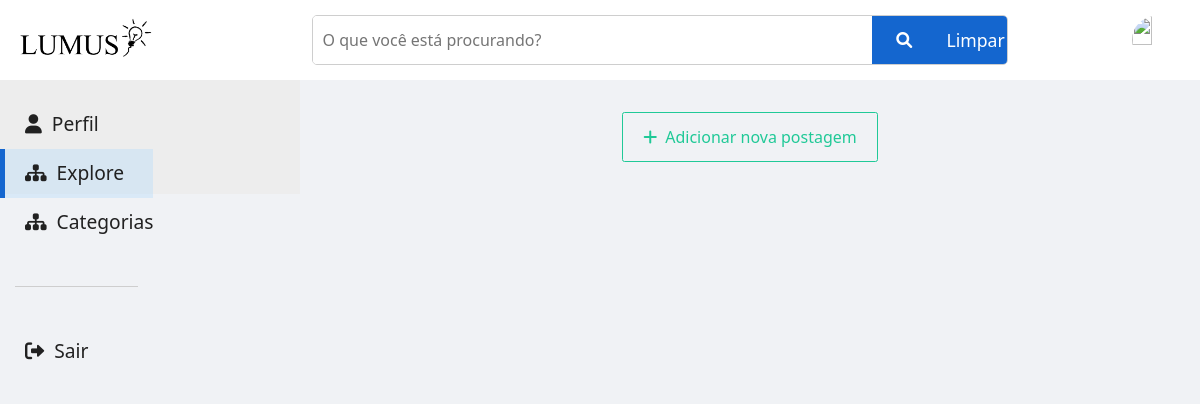
The page /navegacao/ on the database as committed earlier.
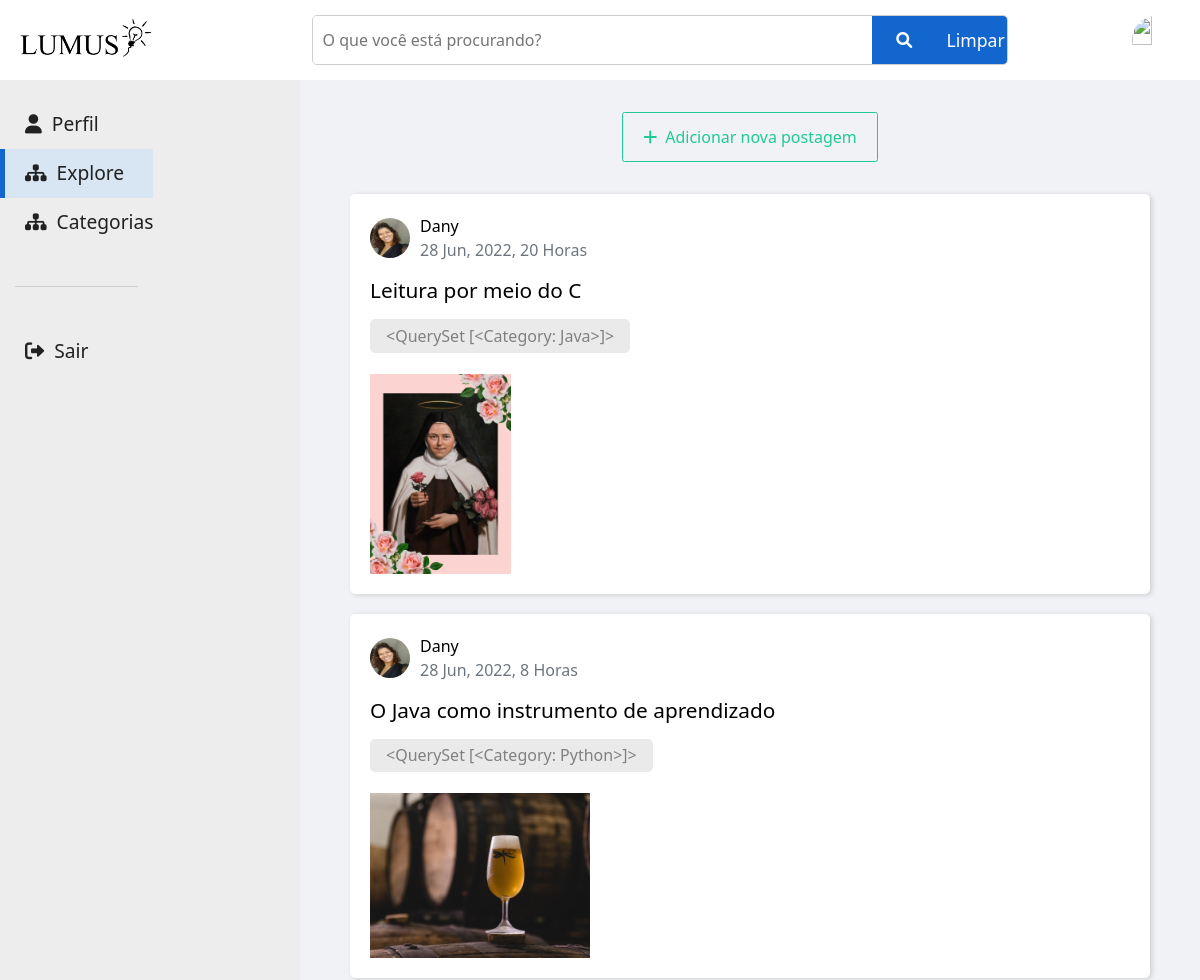
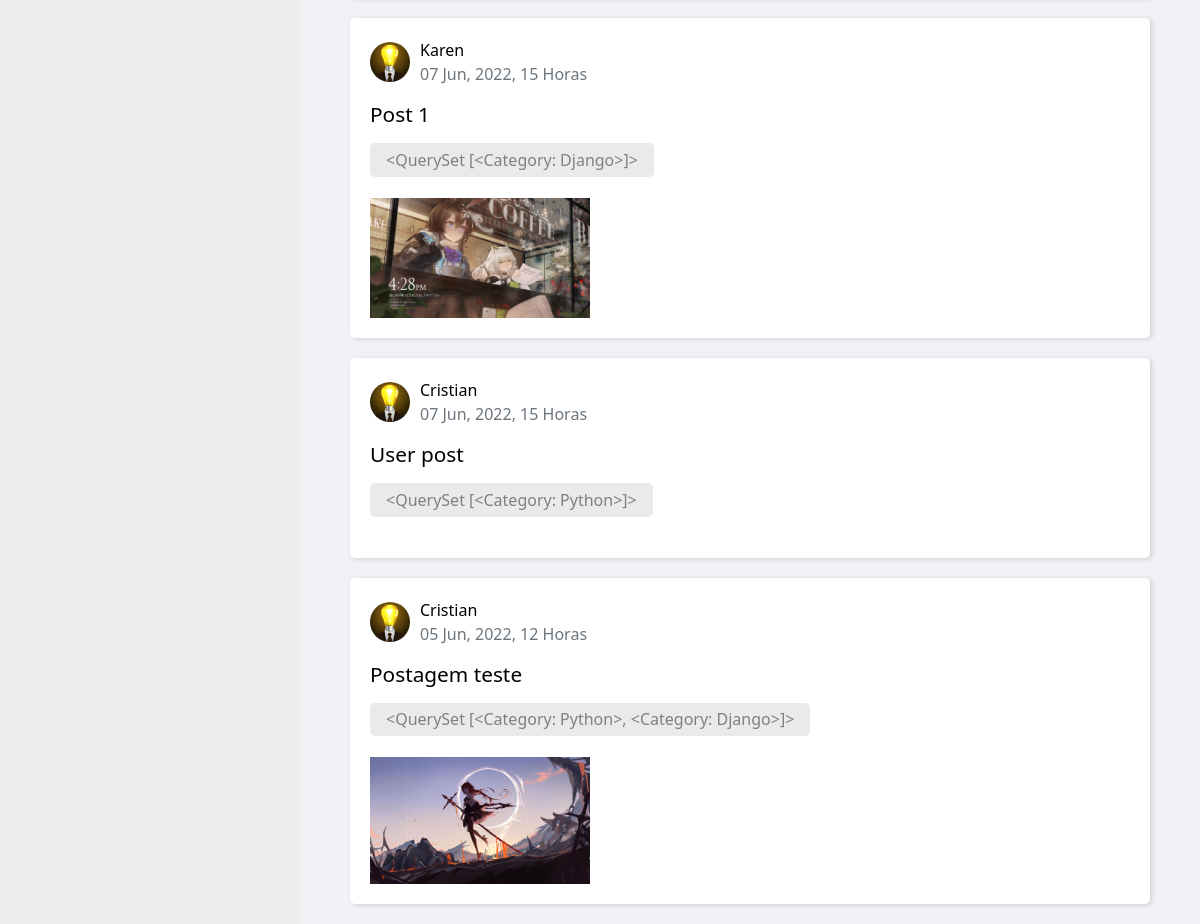
The same page on the database as committed later (2 pictures, top to bottom).
### lumus/models.py (models this page shows, shortened)
class Post(models.Model):
    STATUS = (
        ('Mostrar', 'Mostrar'),
        ('Não Mostrar', 'Não mostrar'),
    )
    title = models.CharField(max_length=100)
    content = models.TextField()
    date_posted = models.DateTimeField(default=timezone.now)
    author = models.ForeignKey(User, on_delete=models.CASCADE, null=False)
    status = models.CharField(choices=STATUS, max_length=15, default="Mostrar")
    category = models.ManyToManyField(Category)
    image = models.ImageField(upload_to='posts_pics', blank=True)

class Category(models.Model):
    title = models.CharField(max_length=25, null=False)
    def __str__(self):
        return self.title

### accounts/models.py (models this page shows, shortened)
class Profile(models.Model):
    MODERATOR = (
        ('Moderator', 'Moderator'),
        ('Padrao', 'Padrao'),
    )
    user = models.OneToOneField(User, on_delete=models.CASCADE)
    image = models.ImageField(default='Default.jpg', upload_to='profile_pics')
    profession = models.TextField(max_length=25, blank=True)
    moderator = models.CharField(choices=MODERATOR, max_length=10, default="Padrao")

### lumus/views.py (the view)
# urls.py: path('navegacao/', PostListView.as_view(), name='navegacao'),
class PostListView(ListView):
    model = Post
    template_name = 'navegation.html'
    context_object_name = 'posts'
    def get_queryset(self):
        txt_title = self.request.GET.get('title')
        if txt_title:
            posts = Post.objects.filter(title__icontains=txt_title, status='Mostrar').order_by('-date_posted')
        else:
            posts = Post.objects.filter(status='Mostrar').order_by('-date_posted')
        return posts

### lumus/templates/navegation.html (shortened to what this page needs)
{% load static %}
<!DOCTYPE html>
<html lang="en">
<head>
    <link rel="stylesheet" href="https://cdn.jsdelivr.net/npm/bootstrap@5.1.3/dist/css/bootstrap.min.css"
        rel="stylesheet"
>
    <link rel="stylesheet" href="https://cdnjs.cloudflare.com/ajax/libs/font-awesome/6.0.0-beta2/css/all.min.css"
 />
    <link rel="stylesheet" href="{% static 'css/styles.css' %}" />
</head>
<body>
    <section id="banner">
        <header class="header-position-sticky">
            <div class="header-mx" style="max-width: 100%;">
                <a href="/"><img draggable="false" src="{% static 'img/logo.png' %}" alt="" class="logo"></a>
                <form action="?" method="GET">
                    <input type="text" value="{{ request.GET.pesquisar }}" placeholder="O que você está procurando?" name="title" id="title" autocomplete="off">
                    <button type="submit"><i class="fa-solid fa-magnifying-glass"></i></button>
                    <button><a href="{% url 'navegacao' %}">Limpar</a></button>
                </form>
                <img class="foto-perfil" draggable="false" src="{{ user.profile.image.url }}" alt="">
            </div>
        </header>
    </section>
    <section id="perfil">
        <aside>
            <ul>
                <li><a href="{% url 'profile' %}"><i class="fa-solid fa-user"></i> <span>Perfil</span></a></li>
                <li class="active"><a href="{% url 'navegacao'%}"><i class="fas fa-sitemap"></i>
                        <span>Explore</span></a></li>
                <li class=""><a href="{% url 'category-list'%}"><i class="fas fa-sitemap"></i>
                        <span>Categorias</span></a></li>
                <div class="aside-line"></div>
                <li><a href="{% url 'logout'%}"><i class="fas fa-sign-out-alt"></i> <span>Sair</span></a></li>
            </ul>
        </aside>
        <main style="align-items: flex-start;">
            <div class="body-postagem">
                <div class="postagem-acoes">
                    <button class="addPost" ><a href="{% url 'post-create' %}"><i class="fas fa-plus"></i><span>Adicionar
                                nova
                                postagem</span></a></button>
                </div>
                <div class="conteudo-postagem">
                    {% for post in posts %}
                    <a href="{% url 'post-detail' post.id %}" class="media content-section">
                        <div class="media-body">
                            <div class="article-metadata">
                                <img class="rounded-circle article-img" src="{{ post.author.profile.image.url }}"
                                    style="width: 40px; height: 40px;">
                                <div class="postagem-nome">
                                    <p class="nome mr-2">{{ post.author }}</p>
                                    <p class="text-muted">{{post.date_posted|date:"d M, Y, G"}} Horas</p>
                                </div>
                            </div>
                            <h2>{{ post.title }}</h2>
                            <p class="categorias-postagens article-content"><span class="link-categoria">{{ post.category.all }}</span></p>
                            {% if post.image %}
                            <img class="article-img" src="{{ post.image.url }}"
                                style="max-width: 220px; max-height: 200px;">
                            {% endif %}
                        </div>
                    </a>
                    {% endfor %}
                </div>
            </div>
        </main>
    </section>
</body>
</html>

Rows that differ between the two databases and show on the page:
added Post: author.profile.image (picture), author "Dany", date_posted "28 Jun, 2022, 20", title "Leitura por meio do C", category.all "<QuerySet [<Category: Java>]>", image (picture)
added Post: author.profile.image (picture), author "Dany", date_posted "28 Jun, 2022, 8", title "O Java como instrumento de aprendizado", category.all "<QuerySet [<Category: Python>]>", image (picture)
added Post: author.profile.image (placeholder picture), author "Karen", date_posted "07 Jun, 2022, 15", title "Post 1", category.all "<QuerySet [<Category: Django>]>", image (picture)
added Post: author.profile.image (placeholder picture), author "Cristian", date_posted "07 Jun, 2022, 15", title "User post", category.all "<QuerySet [<Category: Python>]>"
added Post: author.profile.image (placeholder picture), author "Cristian", date_posted "05 Jun, 2022, 12", title "Postagem teste", category.all "<QuerySet [<Category: Python>, <Category: Django>]>", image (picture)
